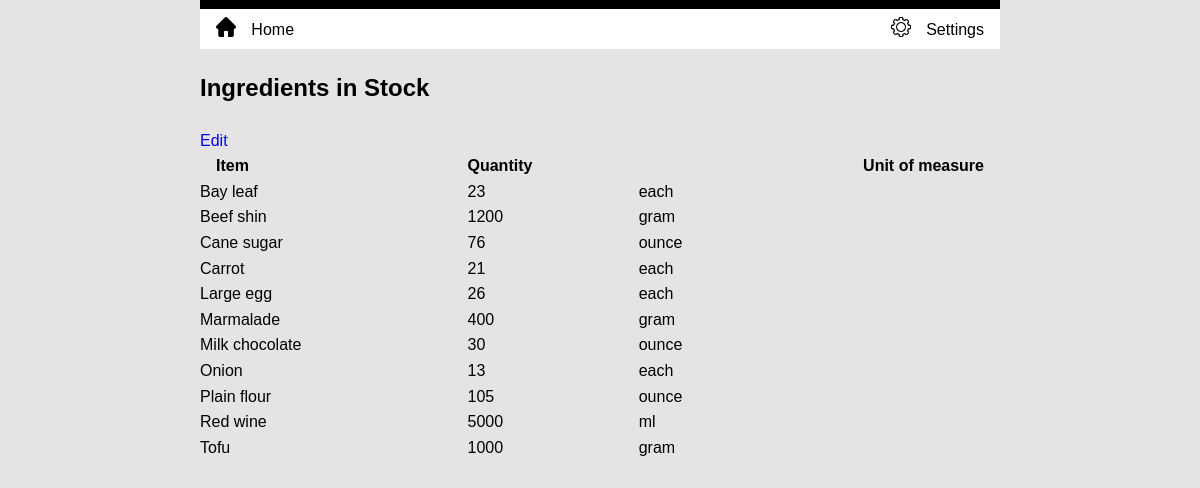
The app's page /stock/currentstock/ (signed in), older data.
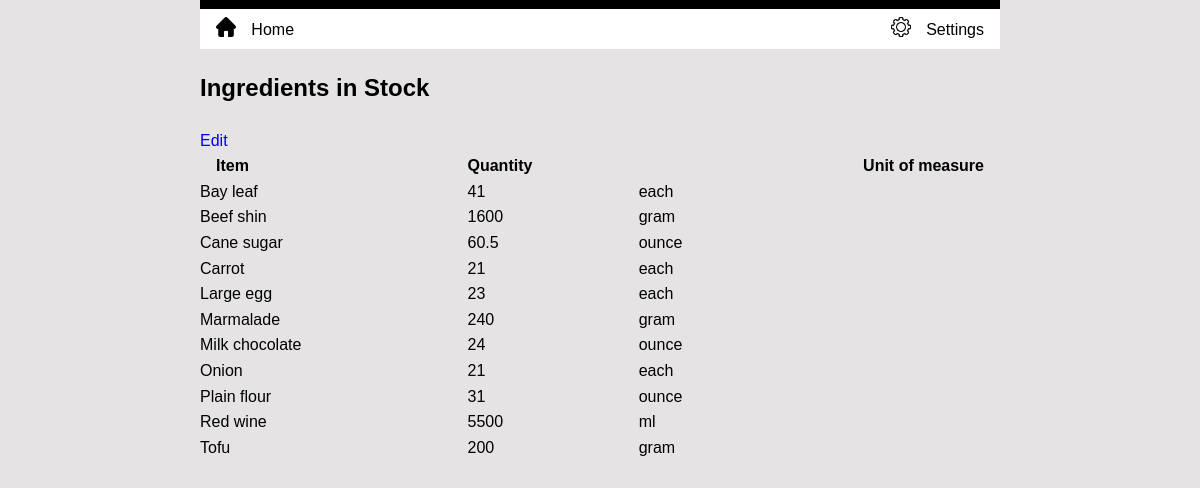
The same page, newer data.
### inventory/models.py (models this page shows, shortened)
class Ingredient(models.Model):
    class Meta:
        ordering = ['name']
    name = models.CharField(unique=True, max_length=200)
    quantity = models.PositiveIntegerField(blank=True, null=True)
    unit = models.CharField(max_length=10)
    unit_price = models.DecimalField(
        blank=True, null=True, max_digits=6, decimal_places=3
    )
    kanban = models.BooleanField(default=False, verbose_name='Reorder')
    threshold = models.IntegerField(blank=True, null=True, verbose_name='Reorder Threshold')
    re_order = models.IntegerField(blank=True, null=True, verbose_name='Reorder Quantity')

### inventory/views.py (the view)
# urls.py: path('stock/currentstock/', views.CurrentStockView.as_view(), name='current_stock'),
class CurrentStockView(LoginRequiredMixin, ListView):
    model = Ingredient
    template_name = 'inventory/current_stock.html'
    def get_queryset(self):
        return Ingredient.objects.filter(quantity__gt=0)

### inventory/templates/inventory/current_stock.html (shortened to what this page needs)
{% extends 'base.html' %}
{% load static %}
{% block content %}
  <h2>Ingredients in Stock</h2>
  <a href="{% url 'update_stock' %}">Edit</a>
  <table>
    <thead>
      <tr>
        <th>Item</th>
        <th>Quantity</th>
        <th>Unit of measure</th>
      </tr>
    </thead>
    <tbody>
      {% for item in object_list %}
          <tr>
            <td>{{ item.name }}</td>
            <td>{{ item.quantity }}</td>
            <td>{{ item.unit}}</td>
          </tr>
      {% endfor %}
    </tbody>
  </table>
{% endblock %}

Row changes from the older to the newer data that the page shows:
changed Ingredient "Bay leaf": quantity "23" → "41"
changed Ingredient "Beef shin": quantity "1200" → "1600"
changed Ingredient "Cane sugar": quantity "76" → "60.5"
changed Ingredient "Large egg": quantity "26" → "23"
changed Ingredient "Marmalade": quantity "400" → "240"
changed Ingredient "Milk chocolate": quantity "30" → "24"
changed Ingredient "Onion": quantity "13" → "21"
changed Ingredient "Plain flour": quantity "105" → "31"
changed Ingredient "Red wine": quantity "5000" → "5500"
changed Ingredient "Tofu": quantity "1000" → "200"
